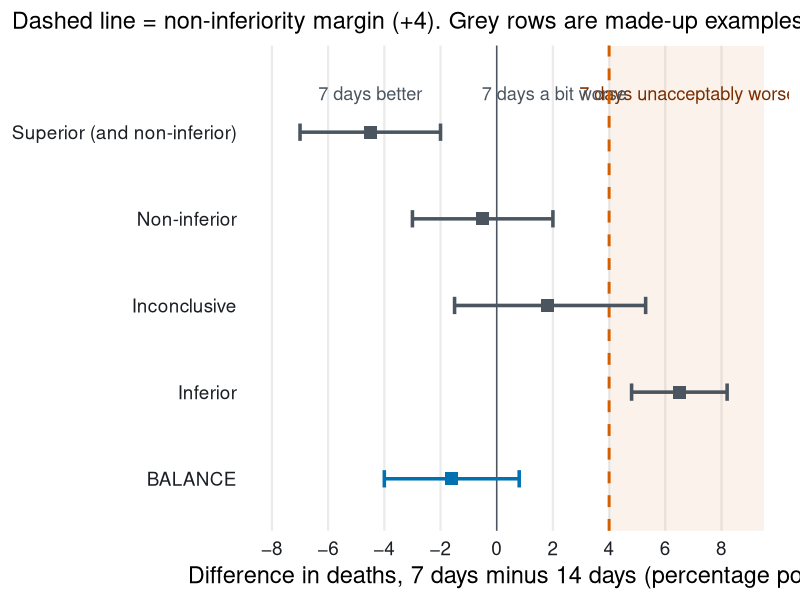
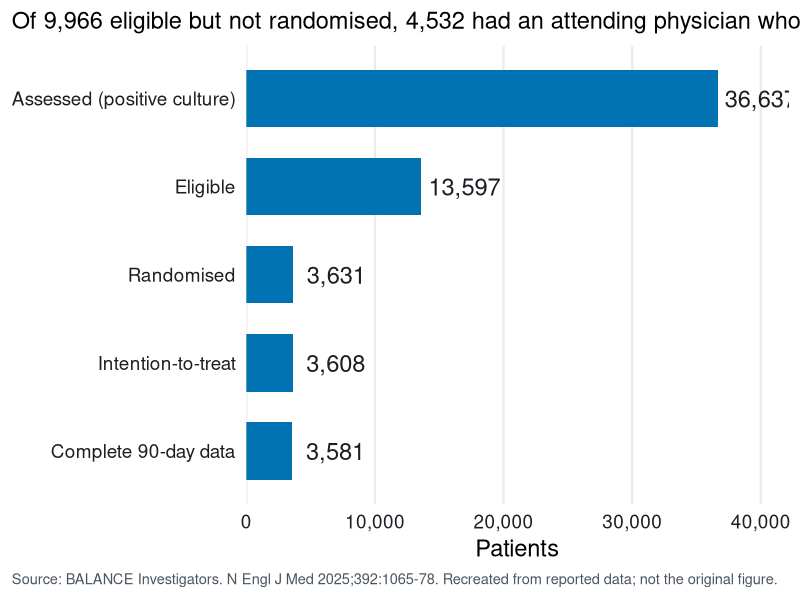
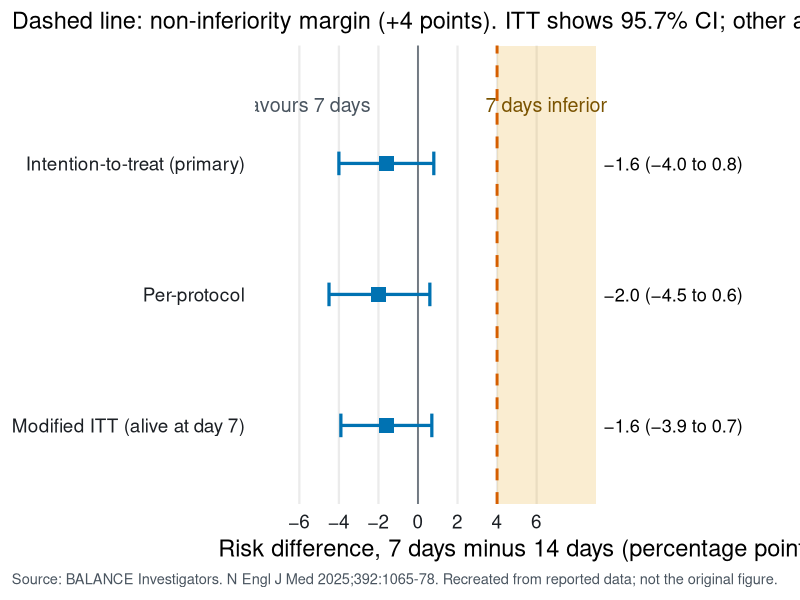
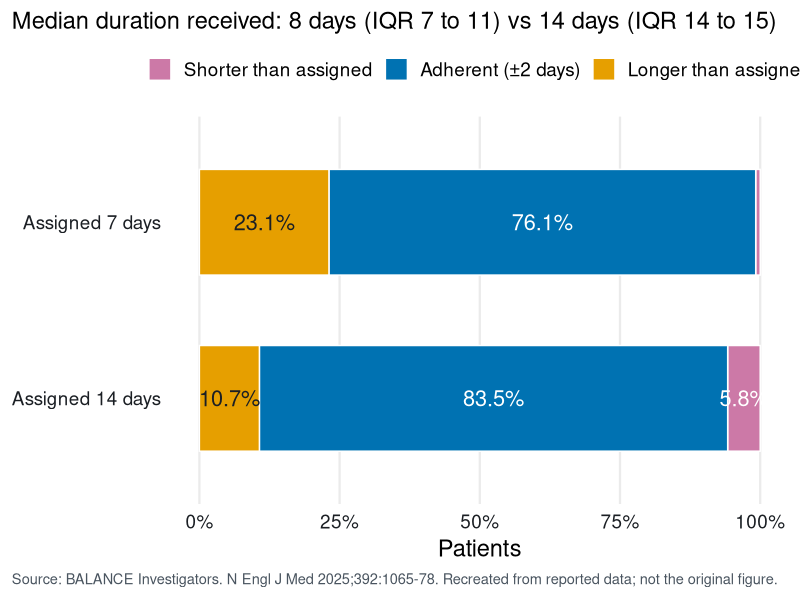
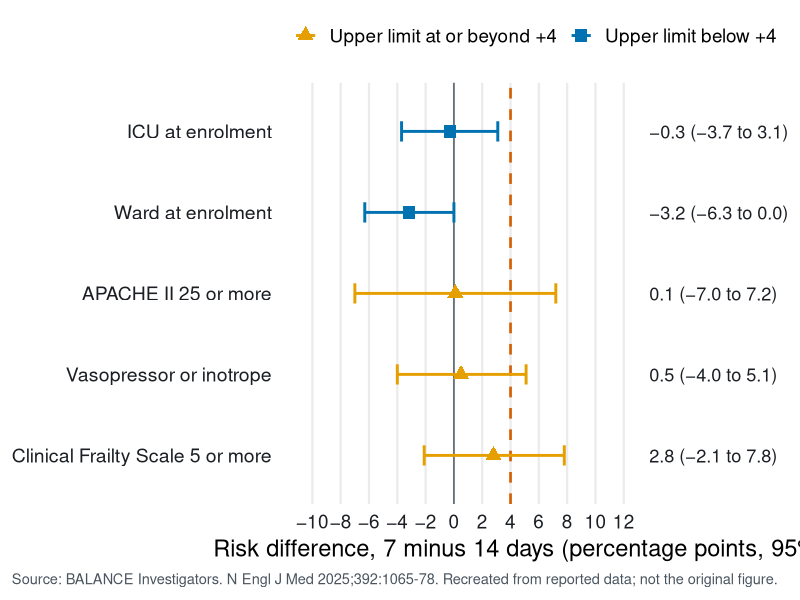
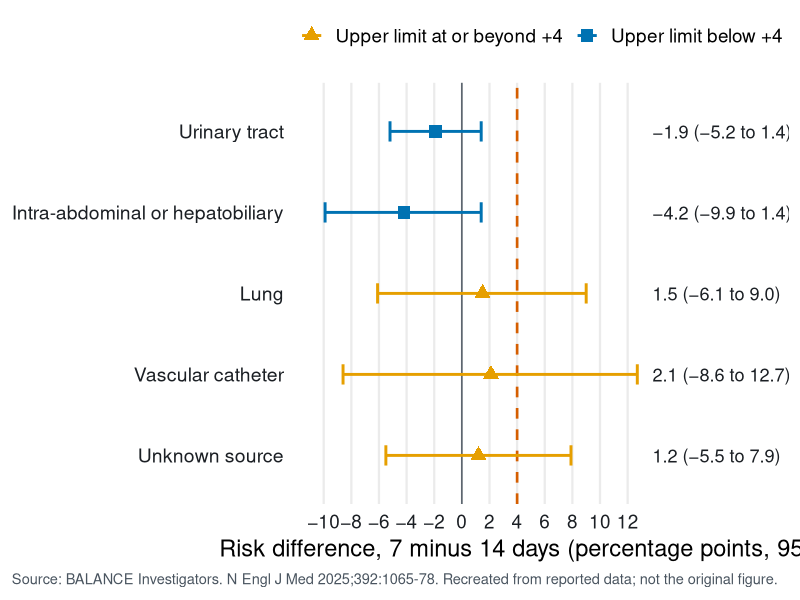
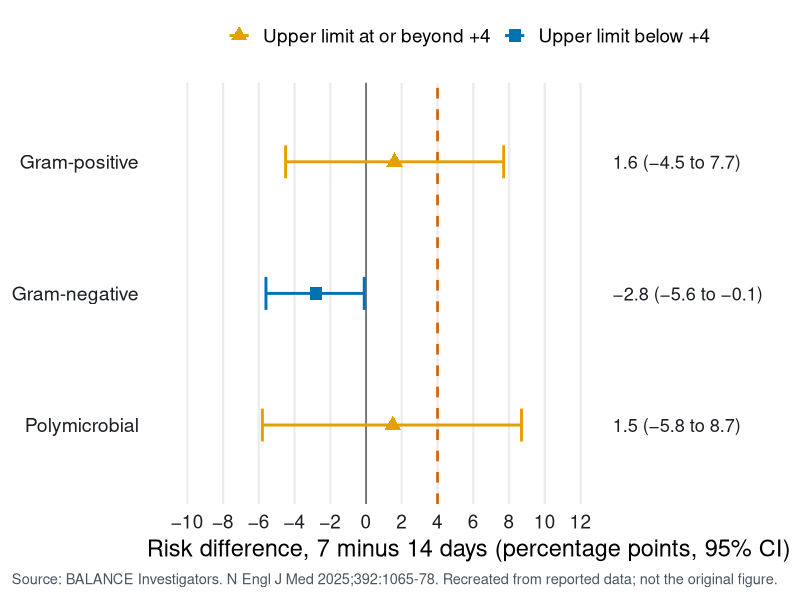
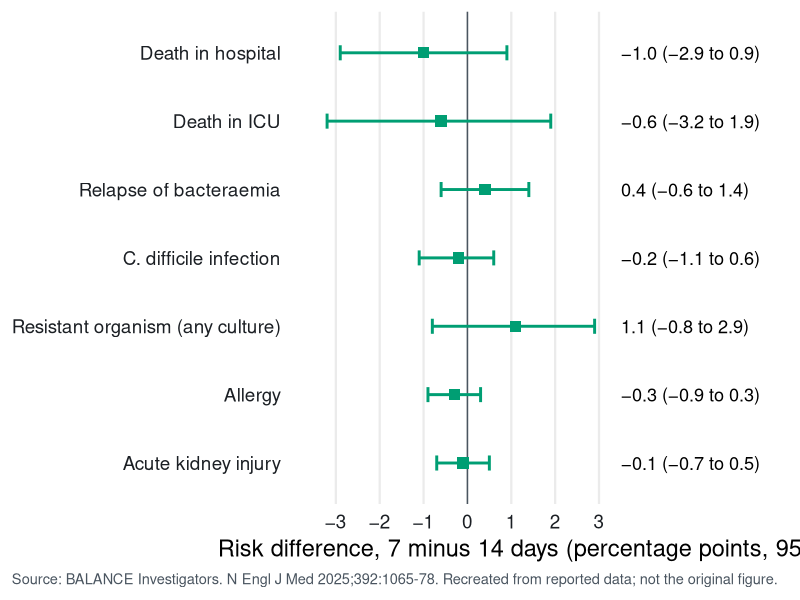

Reproduce these figures in R, in order.
## ---- chunk 1
#| label: setup
library(ggplot2)
# Ensure UTF-8 so minus signs and ± render in plots on any machine
utf8 <- isTRUE(l10n_info()[["UTF-8"]])   # fall back to ASCII symbols if R is not running in a UTF-8 locale

oi <- c(blue = "#0072B2", orange = "#E69F00", verm = "#D55E00", green = "#009E73",
        sky = "#56B4E9", purple = "#CC79A7", ink = "#1B1F24", grey = "#4A5560")

theme_jc <- theme_minimal(base_size = 17) +
  theme(
    plot.title.position = "plot",
    plot.caption.position = "plot",
    plot.caption = element_text(colour = oi[["grey"]], size = 10.5, hjust = 0),
    panel.grid.minor = element_blank(),
    panel.grid.major.y = element_blank(),
    axis.text = element_text(colour = oi[["ink"]]),
    strip.text = element_text(face = "bold", hjust = 0, colour = oi[["ink"]]),
    legend.position = "top"
  )

src <- "Source: BALANCE Investigators. N Engl J Med 2025;392:1065-78. Recreated from reported data; not the original figure."
umin <- function(x) if (utf8) gsub("-", "\u2212", x, fixed = TRUE) else x
pm <- if (utf8) "\u00b1" else "+/-"
fmt_rd <- function(rd, lo, hi) umin(sprintf("%.1f (%.1f to %.1f)", rd, lo, hi))

# Primary outcome, Table 2 and Figure 2 of the paper
prim <- data.frame(
  analysis = c("Intention-to-treat (primary)", "Per-protocol", "Modified ITT (alive at day 7)"),
  e7  = c(261, 178, 247), n7  = c(1802, 1370, 1788),
  e14 = c(286, 222, 272), n14 = c(1779, 1483, 1765),
  rd  = c(-1.6, -2.0, -1.6), lo = c(-4.0, -4.5, -3.9), hi = c(0.8, 0.6, 0.7),
  ci_level = c("95.7% CI", "95% CI", "95% CI")
)
prim$rd_check <- round(100 * (prim$e7 / prim$n7 - prim$e14 / prim$n14), 1)
stopifnot(all(prim$rd_check == prim$rd))   # counts reproduce the published differences

# Absolute and relative effects, intention-to-treat
r7  <- prim$e7[1] / prim$n7[1]
r14 <- prim$e14[1] / prim$n14[1]
arr <- r14 - r7                      # absolute risk reduction (14 minus 7)
rrr <- arr / r14                     # relative risk reduction
nnt <- 1 / arr                       # point estimate only
# Published 95.7% CI for difference (7 minus 14): -4.0 to 0.8 percentage points
nntb_limit <- 1 / (abs(prim$lo[1]) / 100)   # benefit end of CI
nnth_limit <- 1 / (prim$hi[1] / 100)        # harm end of CI

# Non-inferiority margin in relative terms
margin <- 4
rel_margin_planned  <- margin / 22                 # planning assumption, 22% control mortality
rel_margin_observed <- margin / (100 * r14)        # observed control mortality
## ---- chunk 2
#| label: plot-ni-explainer
#| fig-width: 11
#| fig-height: 3.9
#| fig-alt: "Diagram of four hypothetical trial results against a non-inferiority margin of plus 4 points. Superior: interval entirely below zero. Non-inferior: interval crosses zero but upper end below plus 4. Inconclusive: upper end beyond plus 4. Inferior: whole interval beyond plus 4. BALANCE, minus 1.6 (minus 4.0 to 0.8), is shown as non-inferior."
ex <- data.frame(
  lab = c("Superior (and non-inferior)", "Non-inferior", "Inconclusive", "Inferior", "BALANCE"),
  rd = c(-4.5, -0.5, 1.8, 6.5, -1.6), lo = c(-7, -3, -1.5, 4.8, -4.0), hi = c(-2, 2, 5.3, 8.2, 0.8),
  kind = c("Example", "Example", "Example", "Example", "BALANCE")
)
ex$lab <- factor(ex$lab, levels = rev(ex$lab))
ggplot(ex, aes(rd, lab, colour = kind)) +
  annotate("rect", xmin = margin, xmax = 9.5, ymin = -Inf, ymax = Inf, fill = oi[["verm"]], alpha = 0.08) +
  annotate("text", x = 6.8, y = 5.45, label = "7 days unacceptably worse", colour = "#7A2E00", size = 4.6) +
  annotate("text", x = -4.5, y = 5.45, label = "7 days better", colour = oi[["grey"]], size = 4.6) +
  annotate("text", x = 2.05, y = 5.45, label = "7 days a bit worse", colour = oi[["grey"]], size = 4.6) +
  geom_vline(xintercept = 0, colour = oi[["grey"]]) +
  geom_vline(xintercept = margin, linetype = "dashed", colour = oi[["verm"]], linewidth = 1) +
  geom_errorbar(aes(xmin = lo, xmax = hi), width = 0.2, linewidth = 1.2) +
  geom_point(size = 4, shape = 15) +
  scale_colour_manual(values = c(BALANCE = oi[["blue"]], Example = oi[["grey"]]), guide = "none") +
  scale_x_continuous(limits = c(-8, 9.5), breaks = seq(-8, 8, 2), labels = function(x) umin(as.character(x))) +
  scale_y_discrete(expand = expansion(add = c(0.6, 1))) +
  labs(x = "Difference in deaths, 7 days minus 14 days (percentage points)", y = NULL,
       subtitle = "Dashed line = non-inferiority margin (+4). Grey rows are made-up examples.") +
  theme_jc
## ---- chunk 3
#| label: plot-flow
#| fig-width: 11
#| fig-height: 4.6
#| fig-alt: "Horizontal bar chart of trial flow: 36,637 patients with positive blood cultures were assessed, 13,597 were eligible, 3,631 were randomised, 3,608 formed the intention-to-treat population and 3,581 had complete 90-day outcome data."
flow <- data.frame(
  stage = c("Assessed (positive culture)", "Eligible", "Randomised", "Intention-to-treat", "Complete 90-day data"),
  n = c(36637, 13597, 3631, 3608, 3581)
)
flow$stage <- factor(flow$stage, levels = rev(flow$stage))
ggplot(flow, aes(n, stage)) +
  geom_col(fill = oi[["blue"]], width = 0.65) +
  geom_text(aes(label = format(n, big.mark = ",")), hjust = -0.1, size = 6, colour = oi[["ink"]]) +
  scale_x_continuous(expand = expansion(mult = c(0, 0.15)), labels = scales::comma) +
  labs(x = "Patients", y = NULL,
       subtitle = "Of 9,966 eligible but not randomised, 4,532 had an attending physician who declined",
       caption = src) +
  theme_jc
## ---- chunk 4
#| label: plot-primary
#| fig-width: 11
#| fig-height: 4.4
#| fig-alt: "Forest plot of the risk difference in 90-day mortality, 7 days minus 14 days. Intention-to-treat minus 1.6 percentage points, 95.7% CI minus 4.0 to 0.8. Per-protocol minus 2.0, 95% CI minus 4.5 to 0.6. Modified intention-to-treat minus 1.6, 95% CI minus 3.9 to 0.7. All upper limits lie below the non-inferiority margin of plus 4 points."
pp <- prim
pp$analysis <- factor(pp$analysis, levels = rev(pp$analysis))
pp$lab <- fmt_rd(pp$rd, pp$lo, pp$hi)
ggplot(pp, aes(rd, analysis)) +
  annotate("rect", xmin = margin, xmax = 9, ymin = -Inf, ymax = Inf, fill = oi[["orange"]], alpha = 0.18) +
  annotate("text", x = 6.5, y = 3.45, label = "7 days inferior", colour = "#7A5300", size = 5) +
  annotate("text", x = -5.6, y = 3.45, label = "favours 7 days", colour = oi[["grey"]], size = 5) +
  geom_vline(xintercept = 0, colour = oi[["grey"]]) +
  geom_vline(xintercept = margin, linetype = "dashed", colour = oi[["verm"]], linewidth = 1) +
  geom_errorbar(aes(xmin = lo, xmax = hi), width = 0.18, linewidth = 1.1, colour = oi[["blue"]]) +
  geom_point(size = 4.5, shape = 15, colour = oi[["blue"]]) +
  geom_text(aes(x = 9.4, label = lab), hjust = 0, size = 4.6) +
  scale_x_continuous(limits = c(-7, 17.5), breaks = seq(-6, 6, 2),
                     labels = function(x) umin(as.character(x))) +
  scale_y_discrete(expand = expansion(add = c(0.6, 0.9))) +
  labs(x = "Risk difference, 7 days minus 14 days (percentage points)", y = NULL,
       subtitle = "Dashed line: non-inferiority margin (+4 points). ITT shows 95.7% CI; other analyses 95% CI", caption = src) +
  theme_jc
## ---- chunk 5
#| label: plot-adherence
#| fig-width: 11
#| fig-height: 4.2
#| fig-alt: "Stacked horizontal bars of adherence to assigned duration. 7-day group: 0.8% shorter, 76.1% adherent, 23.1% longer. 14-day group: 5.8% shorter, 83.5% adherent, 10.7% longer."
adh <- data.frame(
  arm = rep(c("Assigned 7 days", "Assigned 14 days"), each = 3),
  cat = rep(c("Shorter than assigned", paste0("Adherent (", pm, "2 days)"), "Longer than assigned"), 2),
  pct = c(0.8, 100 - 23.9, 23.1, 5.8, 100 - 16.5, 10.7)
)
adh$arm <- factor(adh$arm, levels = c("Assigned 14 days", "Assigned 7 days"))
adh$cat <- factor(adh$cat, levels = unique(adh$cat))
ggplot(adh, aes(pct, arm, fill = cat)) +
  geom_col(width = 0.6, colour = "white") +
  geom_text(aes(label = ifelse(pct > 4, sprintf("%.1f%%", pct), "")),
            position = position_stack(vjust = 0.5), size = 5.5,
            colour = c("white", "white", oi[["ink"]], "white", "white", oi[["ink"]])) +
  scale_fill_manual(values = c(oi[["purple"]], oi[["blue"]], oi[["orange"]]), name = NULL) +
  scale_x_continuous(labels = function(x) paste0(x, "%")) +
  labs(x = "Patients", y = NULL,
       subtitle = "Median duration received: 8 days (IQR 7 to 11) vs 14 days (IQR 14 to 15)",
       caption = src) +
  theme_jc
## ---- chunk 6
#| label: subgroups-data
sg <- data.frame(
  group = c(rep("Severity", 5), rep("Source", 5), rep("Pathogen", 3)),
  sub = c("ICU at enrolment", "Ward at enrolment", "APACHE II 25 or more", "Vasopressor or inotrope", "Clinical Frailty Scale 5 or more",
          "Urinary tract", "Intra-abdominal or hepatobiliary", "Lung", "Vascular catheter", "Unknown source",
          "Gram-positive", "Gram-negative", "Polymicrobial"),
  rd = c(-0.3, -3.2, 0.1, 0.5, 2.8, -1.9, -4.2, 1.5, 2.1, 1.2, 1.6, -2.8, 1.5),
  lo = c(-3.7, -6.3, -7.0, -4.0, -2.1, -5.2, -9.9, -6.1, -8.6, -5.5, -4.5, -5.6, -5.8),
  hi = c(3.1, 0.0, 7.2, 5.1, 7.8, 1.4, 1.4, 9.0, 12.7, 7.9, 7.7, -0.1, 8.7)
)
sg$crosses <- factor(ifelse(sg$hi >= margin, "Upper limit at or beyond +4", "Upper limit below +4"),
                     levels = c("Upper limit at or beyond +4", "Upper limit below +4"))
sg$lab <- fmt_rd(sg$rd, sg$lo, sg$hi)
# One forest plot per subgroup family; shared x-axis so tabs are comparable
plot_sg <- function(g) {
  d <- sg[sg$group == g, ]
  d$sub <- factor(d$sub, levels = rev(d$sub))
  ggplot(d, aes(rd, sub, colour = crosses, shape = crosses)) +
    geom_vline(xintercept = 0, colour = oi[["grey"]]) +
    geom_vline(xintercept = margin, linetype = "dashed", colour = oi[["verm"]], linewidth = 0.9) +
    geom_errorbar(aes(xmin = lo, xmax = hi), width = 0.25, linewidth = 1) +
    geom_point(size = 3.8) +
    geom_text(aes(x = 13.8, label = lab), hjust = 0, size = 4.6, colour = oi[["ink"]]) +
    scale_colour_manual(values = c(oi[["orange"]], oi[["blue"]]), name = NULL, drop = FALSE) +
    scale_shape_manual(values = c(17, 15), name = NULL, drop = FALSE) +
    scale_x_continuous(limits = c(-10.5, 22), breaks = seq(-10, 12, 2), labels = function(x) umin(as.character(x))) +
    labs(x = "Risk difference, 7 minus 14 days (percentage points, 95% CI)", y = NULL, caption = src) +
    theme_jc + theme(legend.position = "top", axis.text.y = element_text(size = 14))
}
## ---- chunk 7
#| label: plot-subgroups-severity
#| fig-width: 11
#| fig-height: 4.1
#| fig-alt: "Forest plot of severity subgroups, 90-day mortality risk difference 7 minus 14 days: ICU at enrolment minus 0.3 (minus 3.7 to 3.1); ward minus 3.2 (minus 6.3 to 0.0); APACHE II 25 or more 0.1 (minus 7.0 to 7.2); vasopressor or inotrope 0.5 (minus 4.0 to 5.1); Clinical Frailty Scale 5 or more 2.8 (minus 2.1 to 7.8). All except ICU and ward cross the plus 4 margin."
plot_sg("Severity")
## ---- chunk 8
#| label: plot-subgroups-source
#| fig-width: 11
#| fig-height: 4.1
#| fig-alt: "Forest plot of infection source subgroups, 90-day mortality risk difference 7 minus 14 days: urinary tract minus 1.9 (minus 5.2 to 1.4); intra-abdominal or hepatobiliary minus 4.2 (minus 9.9 to 1.4); lung 1.5 (minus 6.1 to 9.0); vascular catheter 2.1 (minus 8.6 to 12.7); unknown source 1.2 (minus 5.5 to 7.9). Lung, catheter and unknown source cross the plus 4 margin."
plot_sg("Source")
## ---- chunk 9
#| label: plot-subgroups-pathogen
#| fig-width: 11
#| fig-height: 3.4
#| fig-alt: "Forest plot of pathogen subgroups, 90-day mortality risk difference 7 minus 14 days: gram-positive 1.6 (minus 4.5 to 7.7); gram-negative minus 2.8 (minus 5.6 to minus 0.1); polymicrobial 1.5 (minus 5.8 to 8.7). Gram-positive and polymicrobial cross the plus 4 margin."
plot_sg("Pathogen")
## ---- chunk 10
#| label: plot-secondary
#| fig-width: 11
#| fig-height: 3.8
#| fig-alt: "Forest plot of binary secondary outcomes, risk difference 7 minus 14 days with 95% CI: death in hospital minus 1.0 (minus 2.9 to 0.9); death in ICU minus 0.6 (minus 3.2 to 1.9); relapse 0.4 (minus 0.6 to 1.4); C. difficile minus 0.2 (minus 1.1 to 0.6); resistant organism colonisation or infection 1.1 (minus 0.8 to 2.9); allergy minus 0.3 (minus 0.9 to 0.3); acute kidney injury minus 0.1 (minus 0.7 to 0.5)."
sec <- data.frame(
  out = c("Death in hospital", "Death in ICU", "Relapse of bacteraemia", "C. difficile infection",
          "Resistant organism (any culture)", "Allergy", "Acute kidney injury"),
  rd = c(-1.0, -0.6, 0.4, -0.2, 1.1, -0.3, -0.1),
  lo = c(-2.9, -3.2, -0.6, -1.1, -0.8, -0.9, -0.7),
  hi = c(0.9, 1.9, 1.4, 0.6, 2.9, 0.3, 0.5)
)
sec$out <- factor(sec$out, levels = rev(sec$out))
sec$lab <- fmt_rd(sec$rd, sec$lo, sec$hi)
ggplot(sec, aes(rd, out)) +
  geom_vline(xintercept = 0, colour = oi[["grey"]]) +
  geom_errorbar(aes(xmin = lo, xmax = hi), width = 0.22, linewidth = 1, colour = oi[["green"]]) +
  geom_point(size = 3.5, shape = 15, colour = oi[["green"]]) +
  geom_text(aes(x = 3.5, label = lab), hjust = 0, size = 4.6) +
  scale_x_continuous(limits = c(-3.5, 6.8), breaks = seq(-3, 3, 1), labels = function(x) umin(as.character(x))) +
  labs(x = "Risk difference, 7 minus 14 days (percentage points, 95% CI)", y = NULL,
       caption = src) +
  theme_jc
